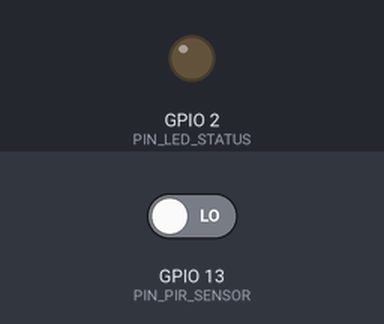
This sketch was run on a simulated ESP32. On the bench: output pins drawn as LEDs (lit = HIGH). Inputs (shaded band) come from the test bench; at power-on: GPIO 13 (PIN_PIR_SENSOR) LOW. WiFi joins after 1.5 s; servers stay silent unless stated; uploads are accepted with an empty reply; what the sketch prints to the serial monitor is not drawn.

Above: at 2.8 s.
2.9 s: GPIO 13 (PIN_PIR_SENSOR) driven HIGH
At 4.1 s:
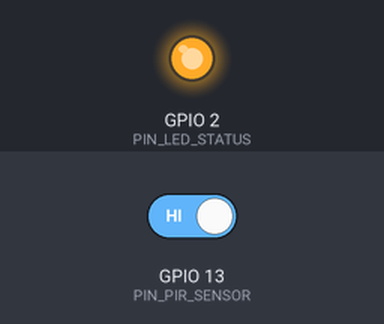
4.4 s: GPIO 13 (PIN_PIR_SENSOR) driven LOW
At 6.2 s:
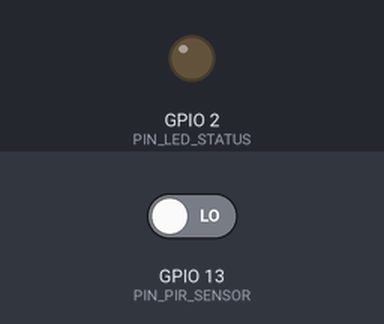
Timing chart, 0 to 7.7 s (numbered marks = the images above; inputs shaded):
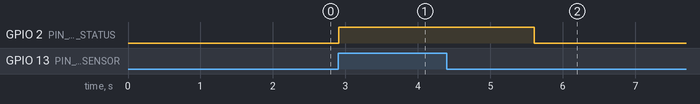

Measured:
- after the input at 2.9 s, GPIO 2 (PIN_LED_STATUS): LOW → HIGH at once
- after the input at 4.4 s, GPIO 2 (PIN_LED_STATUS): HIGH → LOW after 1.2 s

The sketch:

esp32_motion_detector.ino
```cpp
/* =========================================================================
 * RHINO SENTINEL // FIRMWARE ARDUINO ESP32
 * Sensor de Presencia Humana (PIR HC-SR501 / Radar mmWave LD2410 24GHz)
 * Envío de Telemetría JSON vía WiFi a Rhino Sentinel
 * ========================================================================= */

#include <WiFi.h>
#include <HTTPClient.h>

// --- Credenciales WiFi ---
const char* WIFI_SSID = "TU_RED_WIFI";
const char* WIFI_PASS = "TU_PASSWORD";

// --- Endpoint de Servidor Rhino Sentinel ---
const char* SERVER_URL = "http://192.168.1.100:8080/api/esp32/telemetry";

// --- Pines de Sensores de Presencia y Personas ---
const int PIN_PIR_SENSOR = 13;      // Sensor Infrarrojo Pasivo HC-SR501 / RCWL
const int PIN_RADAR_RX   = 16;      // LD2410 mmWave Radar UART RX
const int PIN_RADAR_TX   = 17;      // LD2410 mmWave Radar UART TX
const int PIN_LED_STATUS = 2;       // LED Integrado

unsigned long lastTelemetryMillis = 0;
const unsigned long TELEMETRY_INTERVAL = 2000; // Cada 2 segundos

void setup() {
  Serial.begin(115200);
  pinMode(PIN_PIR_SENSOR, INPUT);
  pinMode(PIN_LED_STATUS, OUTPUT);
  digitalWrite(PIN_LED_STATUS, LOW);

  Serial.println("\n[RHINO ESP32] Iniciando sistema de vigilancia...");

  // Conexión WiFi
  WiFi.begin(WIFI_SSID, WIFI_PASS);
  while (WiFi.status() != WL_CONNECTED) {
    delay(400);
    Serial.print(".");
  }

  Serial.println("\n[RHINO ESP32] WiFi Conectado! IP: " + WiFi.localIP().toString());
  digitalWrite(PIN_LED_STATUS, HIGH);
}

void loop() {
  // Lectura en tiempo real del sensor de movimiento de personas
  int pirState = digitalRead(PIN_PIR_SENSOR);
  bool motionDetected = (pirState == HIGH);

  if (motionDetected) {
    digitalWrite(PIN_LED_STATUS, HIGH);
    Serial.println("[ALERTA] ¡Presencia / Movimiento humano detectado!");
    sendTelemetryPayload(true, 1, 3.2, 36.8);
    delay(1000); // Debounce
  } else {
    digitalWrite(PIN_LED_STATUS, LOW);
  }

  // Heartbeat periódico
  if (millis() - lastTelemetryMillis > TELEMETRY_INTERVAL) {
    lastTelemetryMillis = millis();
    sendTelemetryPayload(motionDetected, motionDetected ? 1 : 0, 0.0, 22.4);
  }

  delay(50);
}

void sendTelemetryPayload(bool motion, int persons, float dist, float temp) {
  if (WiFi.status() != WL_CONNECTED) return;

  HTTPClient http;
  http.begin(SERVER_URL);
  http.addHeader("Content-Type", "application/json");

  // Armado del paquete JSON
  String jsonPayload = "{";
  jsonPayload += "\"node\":\"ESP32-CAM-01\",";
  jsonPayload += "\"motion\":" + String(motion ? "true" : "false") + ",";
  jsonPayload += "\"persons\":" + String(persons) + ",";
  jsonPayload += "\"radar_dist_m\":" + String(dist) + ",";
  jsonPayload += "\"body_temp_c\":" + String(temp) + ",";
  jsonPayload += "\"rssi\":" + String(WiFi.RSSI()) + ",";
  jsonPayload += "\"battery_v\":4.18";
  jsonPayload += "}";

  int httpCode = http.POST(jsonPayload);
  if (httpCode > 0) {
    Serial.println("[TELEMETRIA ENVIADA] Codigo: " + String(httpCode));
  }
  http.end();
}
```
